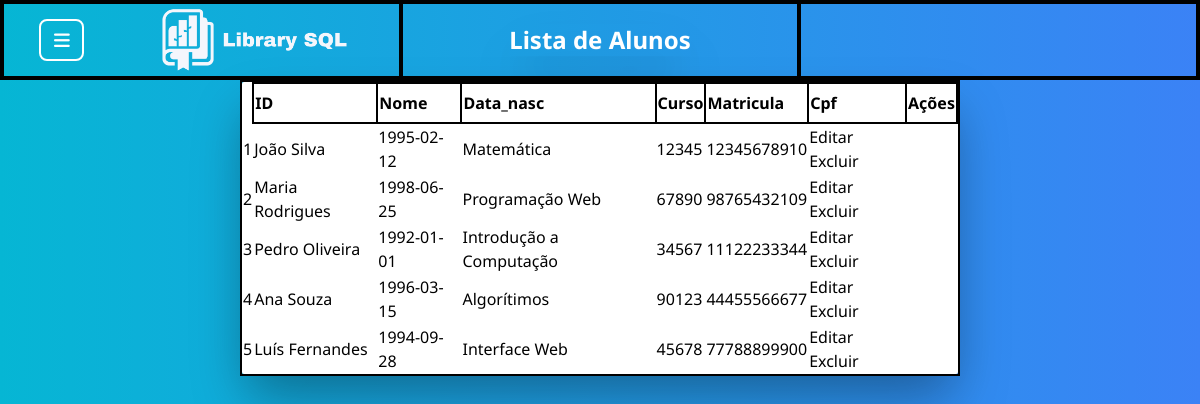
/alunos.php, run on the app's committed database.
### tables this page shows
CREATE TABLE `alunos` (
  `id` int NOT NULL AUTO_INCREMENT,
  `nome` varchar(255) NOT NULL,
  `data_nasc` date DEFAULT NULL,
  `curso` enum('Matemática','Programação Web','Introdução a Computação','Algorítimos','Interface Web') DEFAULT NULL,
  `matricula` int DEFAULT NULL,
  `cpf` varchar(11) DEFAULT NULL,
  PRIMARY KEY (`id`),
  UNIQUE KEY `matricula` (`matricula`),
  UNIQUE KEY `cpf` (`cpf`)
);

### controllers/Controller.php (called while the page is built, shortened)
<?php
abstract class Controller {
    public function loadView($view, $data = []) {
        extract($data);
        include("views/$view.php");
    }
}

### controllers/AlunoController.php (called while the page is built, shortened)
<?php
final class AlunoController extends Controller {
    public function list() {
        $model = new AlunoModel();
        $data = $model->selectAll(new AlunoVO());
        $this->loadView("listaAlunos", [
            "alunos" => $data
        ]);
    }
}
?>

### alunos.php (called while the page is built, shortened)
<?php
$controller = new Controller\AlunoController();
$controller->list();

### models/vo/VO.php (called while the page is built, shortened)
<?php
abstract class VO {
    protected $id;
    public function __construct($id) {
        $this->id = $id;
    }
    public function getId() {
        return $this->id;
    }
}

### models/Connection.php (called while the page is built, shortened)
<?php
final class Connection {
    private $connection;
    public function __construct() {
        $this->connection = new PDO("mysql:host=".HOST.";dbname=". BASE, USER, PASS);
        $this->connection->setAttribute(PDO::ATTR_ERRMODE, PDO::ERRMODE_EXCEPTION);
    }
    public function select($query, $binds = []) {
        $statement = $this->connection->prepare($query);
        $statement->execute();
        return $statement->fetchAll();
    }
    public function __destruct() {
        $this->connection = null;
    }
}

### models/AlunoModel.php (called while the page is built, shortened)
<?php
final class AlunoModel extends Model {
    public function selectAll($vo) {
        $db = new Connection();
        $query = "SELECT * FROM alunos";
        $data = $db->select($query);
        $arrayDados = [];
        foreach ($data as $row) {
            array_push($arrayDados, new AlunoVO($row["id"], $row["nome"], $row["data_nasc"], $row["curso"], $row["matricula"], $row["cpf"]));
        }
        return $arrayDados;
    }
}
?>

### models/vo/AlunoVO.php (called while the page is built, shortened)
<?php
final class AlunoVO extends VO {
    private $nome;
    private $matricula;
    private $data_nasc;
    private $curso;
    private $cpf;
    public function __construct($id = 0, $nome = "", $data_nasc = "", $curso = 0, $matricula = 0, $cpf = "",) {
        $this->nome = $nome;
        $this->matricula = $matricula;
        $this->data_nasc = $data_nasc;
        $this->curso = $curso;
        $this->cpf = $cpf;
    }
    public function getNome() {
        return $this->nome;
    }
    public function getData_nasc() {
        return $this->data_nasc;
    }
    public function getCurso() {
        return $this->curso;
    }
    public function getCpf() {
        return $this->cpf;
    }
    public function getMatricula() {
        return $this->matricula;
    }
}
?>

### views/listaAlunos.php (the view, shortened to what this page needs)
<!DOCTYPE html>
<html lang="pt-BR">
<head>
    <link rel="stylesheet" href="https://cdnjs.cloudflare.com/ajax/libs/font-awesome/6.6.0/css/all.min.css" />
    <script src="https://cdn.tailwindcss.com"></script>
    <link rel="stylesheet" href="common.css">
</head>
<body>
    <div id="back_ground" class="absolute top-0 left-0 w-screen h-screen flex justify-start items-center flex-col bg-gradient-to-r from-cyan-500 to-blue-500">
        <section id="screen_top" class="w-full h-20 grid grid-cols-3 grid-rows-1 border-2 border-solid border-black">
            <div class="flex justify-around items-center border-2 border-solid border-black">
                <div class="py-[5px] px-[12.5px] rounded-lg text-white text-lg border-2 border-solid border-white cursor-pointer transition-all active:bg-white"><i class="fa-solid fa-bars"></i></div>
                <div class="w-52 h-full bg-center bg-cover bg-no-repeat bg-[url(../imgs/logo.png)]"></div>
            </div>
            <div class="flex justify-center items-center border-2 border-solid border-black">
                <p class="text-white text-2xl font-bold drop-shadow-2xl shadow-2xl">Lista de Alunos</p>
            </div>
            <div class="border-2 border-solid border-black"></div>
        </section>
        <section id="screen_middle" class="w-full flex justify-center items-center">
            <main class="w-[60%] flex justify-center items-center flex-col gap-y-10 border-2 border-solid border-black">
                <table class="w-full bg-white rounded-sm drop-shadow-2xl shadow-2xl">
                    <thead>
                        <th class="h-10">
                            <td class="font-bold border-2 border-solid border-black">ID</td>
                            <td class="font-bold border-2 border-solid border-black">Nome</td>
                            <td class="font-bold border-2 border-solid border-black">Data_nasc</td>
                            <td class="font-bold border-2 border-solid border-black">Curso</td>
                            <td class="font-bold border-2 border-solid border-black">Matricula</td>
                            <td class="font-bold border-2 border-solid border-black">Cpf</td>
                            <td class="font-bold border-2 border-solid border-black">Ações</td>
                        </th>
                    </thead>
                    <?php foreach ($alunos as $aluno) { ?>
                        <tr class="h-9">
                            <td><?php echo ($aluno->getId()) ?></td>
                            <td><?php echo ($aluno->getNome()) ?></td>
                            <td><?php echo ($aluno->getData_nasc()) ?></td>
                            <td><?php echo ($aluno->getCurso()) ?></td>
                            <td><?php echo ($aluno->getMatricula()) ?></td>
                            <td><?php echo ($aluno->getCpf()) ?></td>
                            <td>
                                <a href="aluno.php?id=<?php echo $aluno->getId(); ?>">Editar</a>
                                <a href="excluirAluno.php?id=<?php echo $aluno->getId(); ?>">Excluir</a>
                            </td>
                        </tr>
                    <?php } ?>
                </table>
            </main>
        </section>
    </div>
</body>
</html>

### common.css (style rules this page uses)
* { font-family: "Noto Sans"; }

### data on the page
alunos: id "1", nome "João Silva", data_nasc "1995-02-12", curso "Matemática", matricula "12345", cpf "12345678910"
alunos: id "2", nome "Maria Rodrigues", data_nasc "1998-06-25", curso "Programação Web", matricula "67890", cpf "98765432109"
alunos: id "3", nome "Pedro Oliveira", data_nasc "1992-01-01", curso "Introdução a Computação", matricula "34567", cpf "11122233344"
alunos: id "4", nome "Ana Souza", data_nasc "1996-03-15", curso "Algorítimos", matricula "90123", cpf "44455566677"
alunos: id "5", nome "Luís Fernandes", data_nasc "1994-09-28", curso "Interface Web", matricula "45678", cpf "77788899900"
